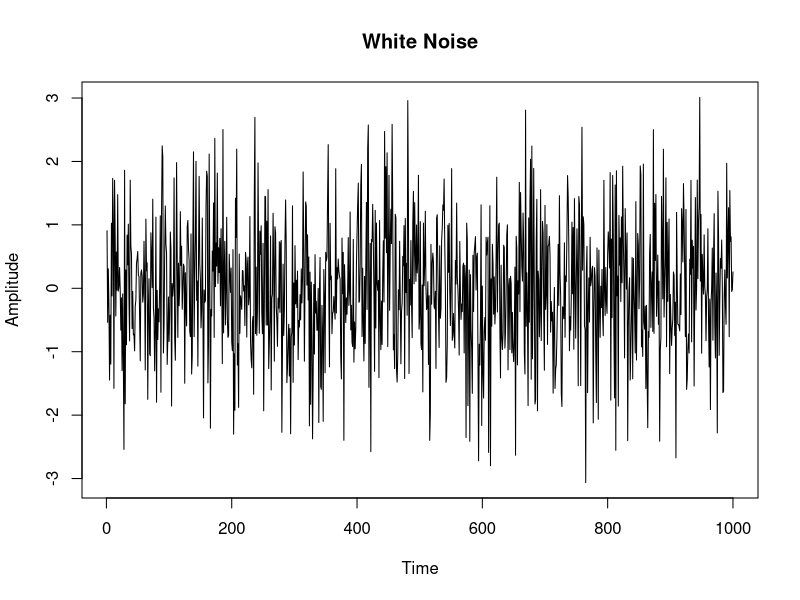
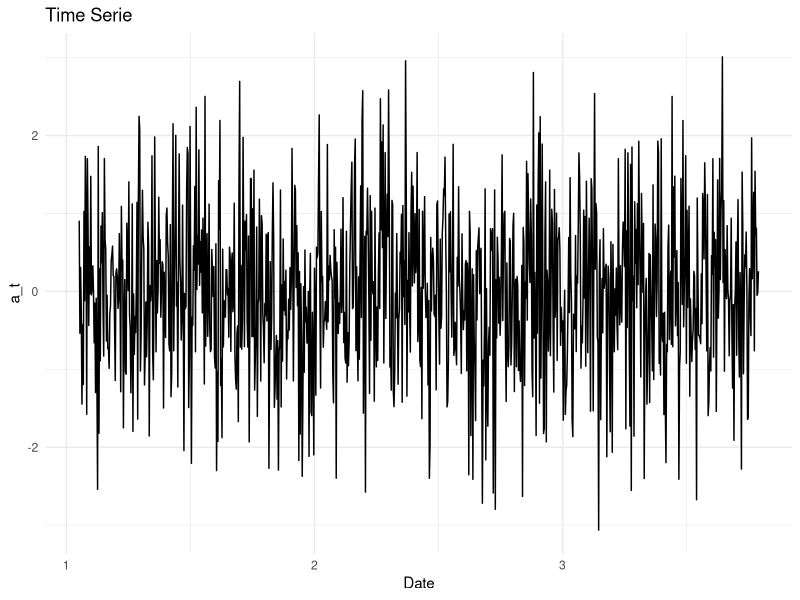

Recreate these plots in R, in order.
require(tidyverse)
require(tibble)
require(ggplot2)

# Parameters
size_serie <- 1000
mean_wn <- 0
sd_wn <- 1
phi0 <- 1
phi1 <- runif(n=1, min=-0.99, max=0.99)
dates_vector <- seq.Date(from = as.Date("01-01-2000"), by = "day", length.out = size_serie)

# Generate white noise
a_t <- rnorm(n = size_serie, mean = mean_wn, sd = sd_wn)

# Plot the white noise
plot(a_t, type = "l", main = "White Noise", xlab = "Time", ylab = "Amplitude")

# Matrix
ar <- tibble(dates_vector, a_t)

# Plot
ggplot(ar, aes(x = dates_vector, y = a_t)) + 
    geom_line() +
    labs(title = "Time Serie", x = "Date", y = "a_t") +
    theme_minimal()